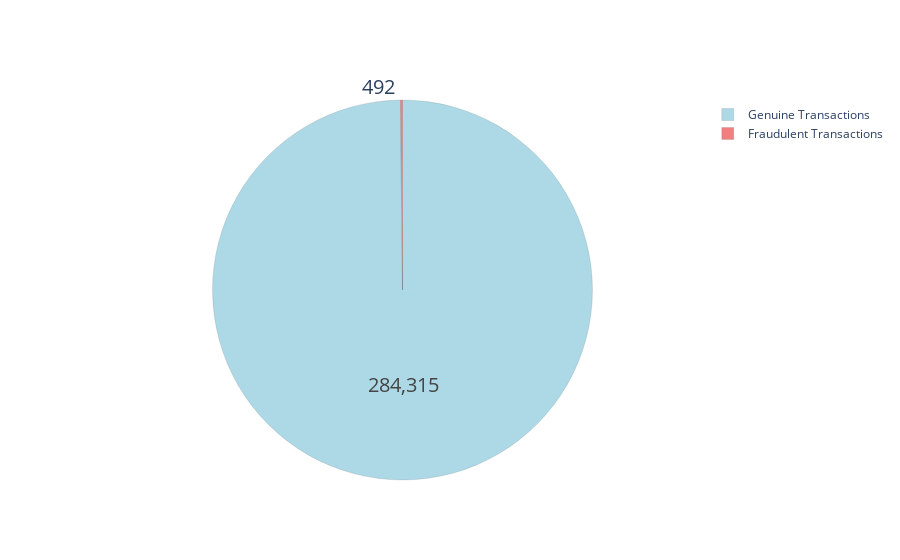

The cell this chart's notebook holds for it:
### Code cell
fraud_or_not = cc_transactions["Class"].value_counts().tolist()

labels = ['Genuine Transactions','Fraudulent Transactions']
values = [fraud_or_not[0], fraud_or_not[1]]
colors = ['lightblue', 'lightcoral']

trace = go.Pie(labels=labels, values=values, textinfo='value',
               textfont=dict(size=20),
               marker=dict(colors=colors, line=dict(color='#000000', width=0.1)))

plotly.offline.iplot([trace], filename='styled_pie_chart')

### Figure 1 — Plotly figure (JSON) as saved in the notebook; plotly's stock layout.template omitted (floating-point values rounded to 4 significant figures)
{"data": [{"labels": ["Genuine Transactions", "Fraudulent Transactions"], "marker": {"colors": ["lightblue", "lightcoral"], "line": {"color": "#000000", "width": 0.1}}, "textfont": {"size": 20}, "textinfo": "value", "values": [284315, 492], "type": "pie"}], "layout": {}}
